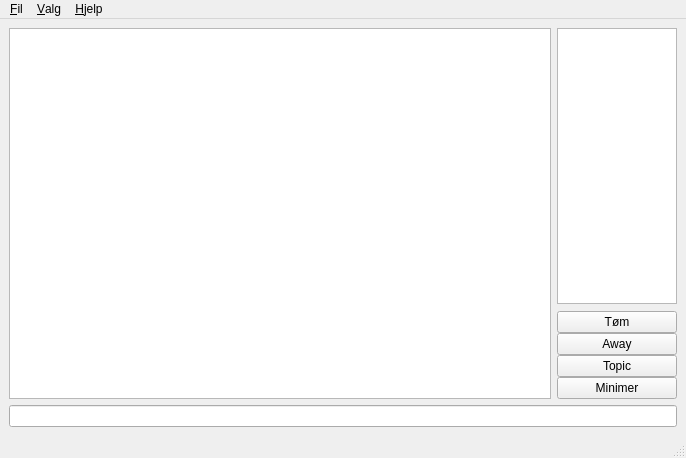
<ui version="4.0" >
 <class>KouGUI</class>
 <widget class="QMainWindow" name="KouGUI" >
  <property name="geometry" >
   <rect>
    <x>0</x>
    <y>0</y>
    <width>686</width>
    <height>458</height>
   </rect>
  </property>
  <property name="windowTitle" >
   <string>KouGUI</string>
  </property>
  <widget class="QWidget" name="centralwidget" >
   <layout class="QGridLayout" >
    <property name="margin" >
     <number>9</number>
    </property>
    <property name="spacing" >
     <number>6</number>
    </property>
    <item row="0" column="1" >
     <layout class="QVBoxLayout" >
      <property name="margin" >
       <number>0</number>
      </property>
      <property name="spacing" >
       <number>0</number>
      </property>
      <item>
       <widget class="QListView" name="listView" >
        <property name="sizePolicy" >
         <sizepolicy>
          <hsizetype>0</hsizetype>
          <vsizetype>7</vsizetype>
          <horstretch>0</horstretch>
          <verstretch>0</verstretch>
         </sizepolicy>
        </property>
        <property name="maximumSize" >
         <size>
          <width>120</width>
          <height>16777215</height>
         </size>
        </property>
        <property name="resizeMode" >
         <enum>QListView::Fixed</enum>
        </property>
       </widget>
      </item>
      <item>
       <spacer>
        <property name="orientation" >
         <enum>Qt::Vertical</enum>
        </property>
        <property name="sizeType" >
         <enum>QSizePolicy::Fixed</enum>
        </property>
        <property name="sizeHint" >
         <size>
          <width>20</width>
          <height>7</height>
         </size>
        </property>
       </spacer>
      </item>
      <item>
       <widget class="QPushButton" name="tomButton" >
        <property name="text" >
         <string>Tøm</string>
        </property>
       </widget>
      </item>
      <item>
       <widget class="QPushButton" name="awayButton" >
        <property name="text" >
         <string>Away</string>
        </property>
       </widget>
      </item>
      <item>
       <widget class="QPushButton" name="topicButton" >
        <property name="text" >
         <string>Topic</string>
        </property>
       </widget>
      </item>
      <item>
       <widget class="QPushButton" name="minimerButton" >
        <property name="text" >
         <string>Minimer</string>
        </property>
       </widget>
      </item>
     </layout>
    </item>
    <item row="0" column="0" >
     <widget class="QTextEdit" name="textEdit" />
    </item>
    <item row="1" column="0" colspan="2" >
     <widget class="QLineEdit" name="lineEdit" />
    </item>
   </layout>
  </widget>
  <widget class="QMenuBar" name="menubar" >
   <property name="geometry" >
    <rect>
     <x>0</x>
     <y>0</y>
     <width>686</width>
     <height>29</height>
    </rect>
   </property>
   <widget class="QMenu" name="menuFIl" >
    <property name="title" >
     <string>&amp;Fil</string>
    </property>
    <addaction name="actionMinimer" />
    <addaction name="separator" />
    <addaction name="actionAvslutt" />
   </widget>
   <widget class="QMenu" name="menuValg" >
    <property name="title" >
     <string>&amp;Valg</string>
    </property>
    <addaction name="actionT_m_chat" />
    <addaction name="actionSett_away" />
    <addaction name="actionEndre_topic" />
    <addaction name="separator" />
    <addaction name="actionInnstillinger" />
   </widget>
   <widget class="QMenu" name="menuHjelp" >
    <property name="title" >
     <string>&amp;Hjelp</string>
    </property>
    <addaction name="actionOm" />
   </widget>
   <addaction name="menuFIl" />
   <addaction name="menuValg" />
   <addaction name="menuHjelp" />
  </widget>
  <widget class="QStatusBar" name="statusbar" />
  <action name="actionMinimer" >
   <property name="text" >
    <string>&amp;Minimer</string>
   </property>
  </action>
  <action name="actionAvslutt" >
   <property name="text" >
    <string>&amp;Avslutt</string>
   </property>
  </action>
  <action name="actionOm" >
   <property name="text" >
    <string>&amp;Om</string>
   </property>
  </action>
  <action name="actionT_m_chat" >
   <property name="text" >
    <string>&amp;Tøm chat</string>
   </property>
  </action>
  <action name="actionSett_away" >
   <property name="text" >
    <string>&amp;Sett away</string>
   </property>
  </action>
  <action name="actionEndre_topic" >
   <property name="text" >
    <string>&amp;Endre topic</string>
   </property>
  </action>
  <action name="actionInnstillinger" >
   <property name="text" >
    <string>&amp;Innstillinger</string>
   </property>
  </action>
 </widget>
 <resources/>
 <connections/>
</ui>
